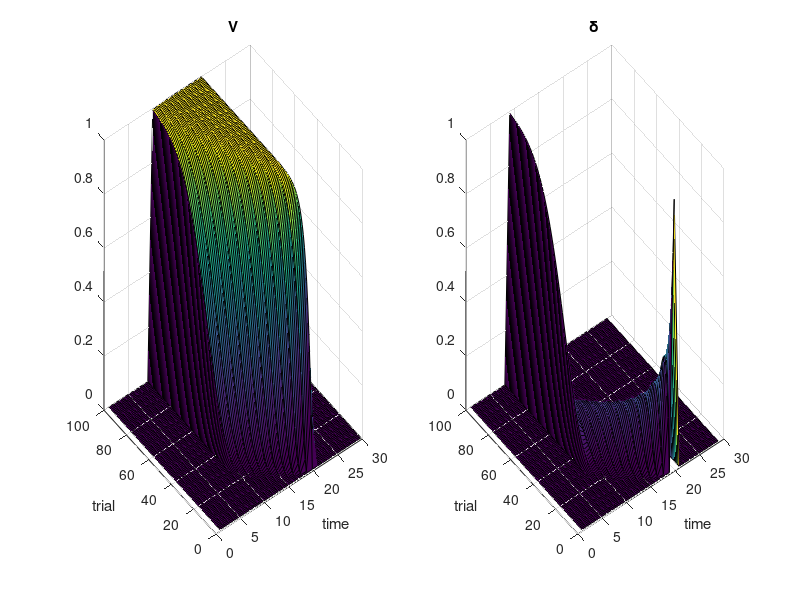

Write MATLAB code to recreate this figure.
function td0

nTrials = 100;
nSteps = 30;

x = zeros(nSteps,1);
w = zeros(nSteps,1);

gamma = 1;
alpha = 0.2;

for trial = 1:nTrials
	for step = 1:nSteps
		x = zeros(nSteps,1);
		if (step >= 10)
			x(step-9) = 1;
		end;
		V(trial,step) = dot(x,w);
		r(trial,step) = (step==20);

		if (step > 1)
			delta(trial,step-1) = r(trial,step-1)+gamma*V(trial,step)-V(trial,step-1);
			dw = alpha * delta(trial,step-1) * xlast;
			w = w + dw;
		end;

		xlast = x;
	end;
end;

subplot(1,2,1);
surf(V);
title('V');
xlabel('time');
ylabel('trial');
subplot(1,2,2);
surf(delta);
title('\delta');
xlabel('time');
ylabel('trial');
